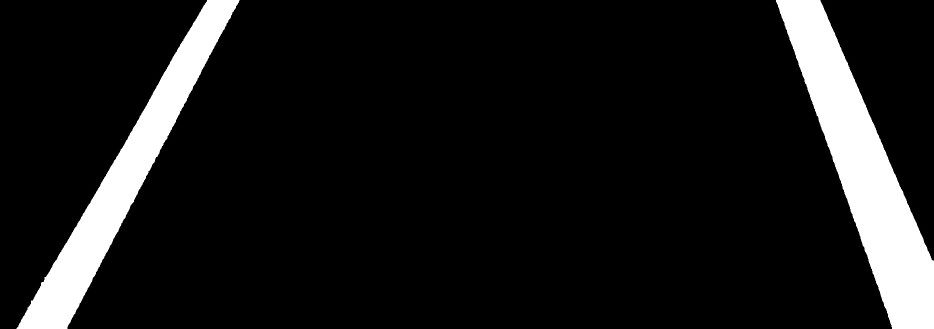
#> input picture roi_edges.jpg, 1868 x 658 px (shown at 1/2 size)
$ python hough4.py
#> lines starting #> are read from the running program, lines starting #| are printed output that depends on the picture; after the words box and inside, x2 and y2 are one past the last pixel; in counts of white or black regions, pixels touching at a corner belong together; long printed decimals are rounded
import cv2
import numpy as np
import matplotlib.pyplot as plt

# 11.12 霍夫变换直线检测
img = cv2.imread("roi_edges.jpg", flags=1)  # flags=1 读取为彩色图像
#> img is the input picture: shape (658, 1868, 3); min 0, max 255, mean 26
imgGray = cv2.cvtColor(img,cv2.COLOR_BGR2GRAY)
hImg, wImg = imgGray.shape
#> hImg = 658; wImg = 1868

# Canny 边缘检测， kSize 为高斯核大小，t1, t2为阈值大小
ratio, low = 3, 120
imgGauss = cv2.GaussianBlur(imgGray, (5, 5), 0)
imgCanny = cv2.Canny(imgGauss, low, low*ratio)
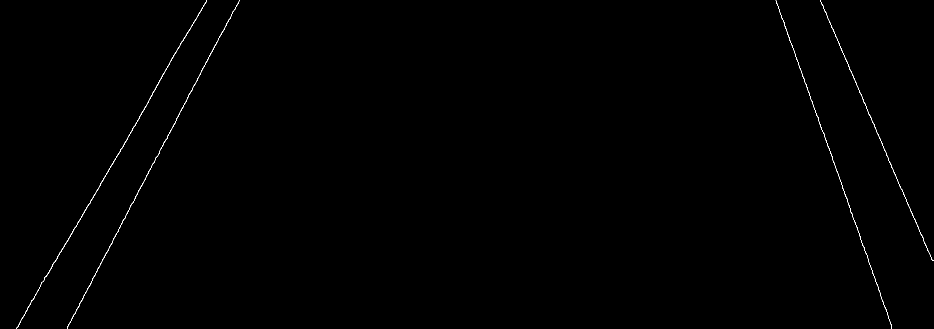
#> imgCanny: shape (658, 1868) (shown at 1/2 size); 0.27% white in thin lines or dots
pEdge = np.where(imgCanny==255)  # 所有的边缘像素
#> pEdge = 3287 positions, rows 0 to 657, columns 33 to 1867
print(hImg, wImg, imgCanny.max(), imgCanny.min(), len(pEdge[0]))
#| 658 1868 255 0 3287

# # 霍夫线变换
# # cv.HoughLines(image, rho, theta, threshold[, lines[, srn[, stn[, min_theta[, max_theta]]]]])
# # rho 距离分辨率（以像素为单位）, theta 角度分辨率（弧度）
# # threshold 累加器阈值参数
# # 返回：列表，形状为 (n,1,2) 的 Numpy 数组，每个元素 (n,1,:) 表示直线参数 rho, theta
lines = cv2.HoughLines(imgCanny, 1, np.pi/180, threshold=120)  # lines: (n, 1, 2)
#> lines = [[358, 0.524], [-1511, 2.74], [423, 0.489], [-1456, 2.79], [363, 0.541], [355, 0.541], [-1471, 2.81], [419, 0.471], [-1493, 2.72]]
#print(lines.shape, type(lines))  # (11,1,2)
imgEdge = img.copy()
for i in range(8):
    rho, theta = lines[i,0,:]  # lines: (n,1,2)
    if (theta < (np.pi/4)) or (theta > (3*np.pi/4)):  # 直线与图像上下相交
        pt1 = (int(rho/np.cos(theta)), 0)  # (x,0), 直线与顶侧的交点
        pt2 = (int((rho - hImg * np.sin(theta))/np.cos(theta)), hImg)  # (x,h), 直线与底侧的交点
        cv2.line(imgEdge, pt1, pt2, (0, 0, 255),10)  # 绘制直线
    else:  # 直线与图像左右相交
        pt1 = (0, int(rho/np.sin(theta)))  # (0,y), 直线与左侧的交点
        pt2 = (wImg, int((rho - wImg * np.cos(theta))/np.sin(theta)))  # (w,y), 直线与右侧的交点
        #cv2.line(imgEdge, pt1, pt2, (255, 0, 255), 1)  # 绘制直线
    print(rho, theta, pt1, pt2)
#> this loop made 8 passes
#> (rho, theta, pt1, pt2) on passes 1 to 8: (358, 0.524, (413, 0), (33, 658)), (-1511, 2.74, (1641, 0), (1920, 658)), (423, 0.489, (479, 0), (129, 658)), (-1456, 2.79, (1549, 0), (1788, 658)), (363, 0.541, (423, 0), (28, 658)), (355, 0.541, (414, 0), (18, 658)), (-1471, 2.81, (1555, 0), (1782, 658)), (419, 0.471, (470, 0), (134, 658))
#| 358.0 0.5236 (413, 0) (33, 658)
#| -1511.0 2.740 (1641, 0) (1920, 658)
#| 423.0 0.4887 (479, 0) (129, 658)
#| -1456.0 2.793 (1549, 0) (1788, 658)
#| 363.0 0.5411 (423, 0) (28, 658)
#| 355.0 0.5411 (414, 0) (18, 658)
#| -1471.0 2.810 (1555, 0) (1782, 658)
#| 419.0 0.4712 (470, 0) (134, 658)
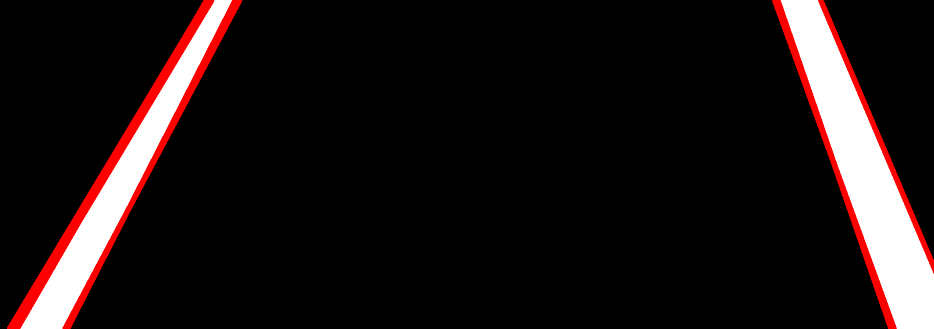
#> imgEdge: shape (658, 1868, 3) (shown at 1/2 size); 3.42% of pixels changed, all inside (x1, y1, x2, y2) = (14, 0, 1868, 658)

# 累积概率霍夫变换
# # cv.HoughLinesP(image, rho, theta, threshold[, lines[, minLineLength[, maxLineGap]]])
# # rho 距离分辨率（以像素为单位）, theta 角度分辨率（弧度）
# # threshold 累加器阈值参数, minLineLength 最小直线长度, maxLineGap 最大允许间隔
# # 返回：列表，每个元素是一个 4 元组，表示直线端点坐标 (x1, y1, x2, y2)
minLineLength = 100  # 直线的最短长度
maxLineGap = 20  # 线段之间最大间隔
lines = cv2.HoughLinesP(imgCanny, 1, np.pi/180, 100, minLineLength, maxLineGap)  # lines: (n,1,4)
#> lines = [[177, 409, 197, 375], [369, 75, 381, 55], [1792, 354, 1803, 379], [135, 480, 151, 453], [41, 641, 54, 619], [238, 456, 249, 436], [1624, 204, 1632, 227], [199, 371, 211, 350], [321, 157, 333, 136], [1574, 64, 1581, 85]]
for line in lines:
    x1, y1, x2, y2 = line[0]
    cv2.line(imgEdge, (x1,y1), (x2,y2), (255, 215, 0), 2)  # 绘制直线
#> this loop made 10 passes
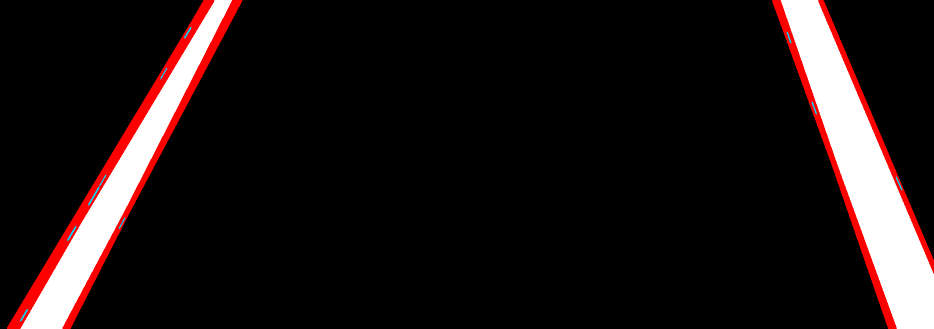
#> imgEdge: shape (658, 1868, 3) (shown at 1/2 size); 0.07% of pixels changed, all inside (x1, y1, x2, y2) = (40, 54, 1805, 643)

plt.figure(figsize=(9, 5))
plt.subplot(131), plt.title("Origin"), plt.imshow(imgGray, cmap='gray'), plt.axis('off')
#plt.subplot(132), plt.title("Canny"), plt.imshow(imgCanny, cmap='gray'), plt.axis('off')
plt.subplot(132), plt.title("Hough"), plt.imshow(cv2.cvtColor(imgEdge, cv2.COLOR_RGB2BGR)), plt.axis('off')
plt.tight_layout()
plt.show()
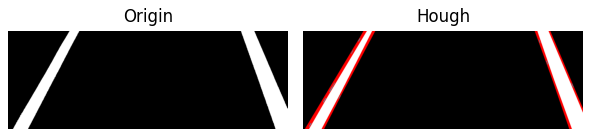
#> figure drawn by matplotlib, 2 panels
